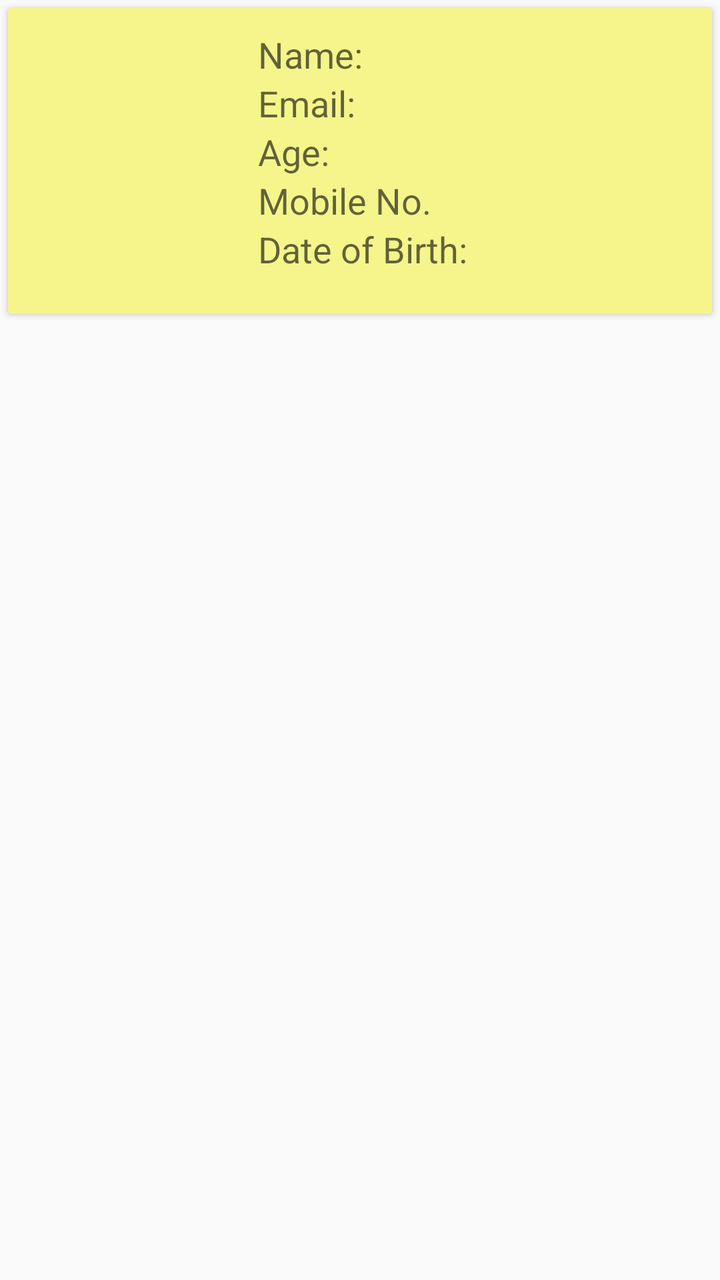
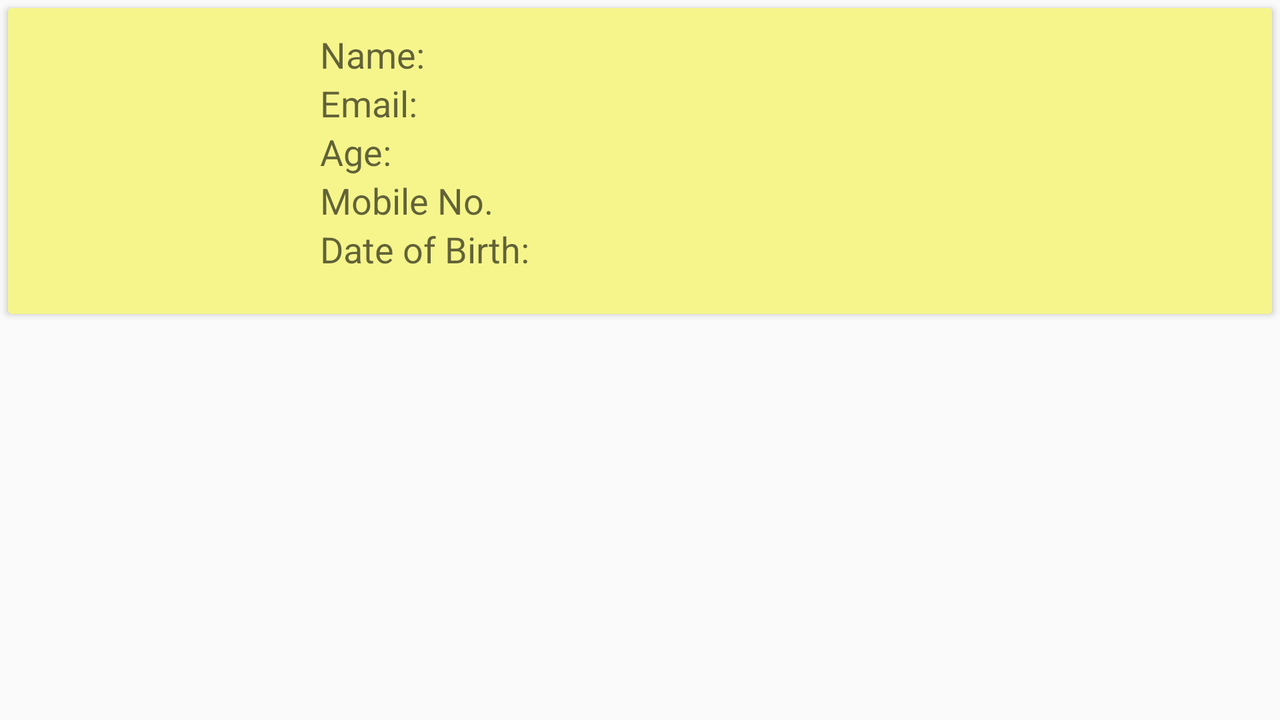

Two renders of one Android screen. The first uses the default layout on a phone; the second uses the alternative layout the repository ships for a different screen configuration, on a matching device. The two XML files are below.
<!-- AndroidManifest.xml: application theme AppTheme -->
<!-- res/layout/list_single.xml -->
<?xml version="1.0" encoding="utf-8"?>
<LinearLayout xmlns:android="http://schemas.android.com/apk/res/android"
    android:id="@+id/linearLayout"
    android:layout_width="match_parent"
    android:layout_height="wrap_content">

    <android.support.v7.widget.CardView
        android:layout_width="match_parent"
        android:layout_height="wrap_content"
        android:layout_margin="4dp"
        android:elevation="4dp"
        android:longClickable="true">

        <RelativeLayout
            android:layout_width="match_parent"
            android:layout_height="wrap_content"
            android:background="#F5F58C"
            android:padding="7dp">

            <TextView
                android:id="@+id/txtUserId"
                android:layout_width="50dp"
                android:layout_height="wrap_content"
                android:layout_alignParentStart="true"
                android:visibility="invisible" />

            <ImageView
                android:id="@+id/img"
                android:layout_width="99dp"
                android:layout_height="133dp"
                android:layout_margin="3dp"
                android:contentDescription="@string/app_name"
                android:scaleType="fitXY" />

            <TextView
                android:id="@+id/txtName"
                android:layout_width="wrap_content"
                android:layout_height="wrap_content"
                android:layout_marginStart="13dp"
                android:layout_marginTop="4dp"
                android:layout_toEndOf="@id/img"
                android:text="@string/name"
                android:textAppearance="?android:attr/textAppearanceMedium" />

            <TextView
                android:id="@+id/txtEmail"
                android:layout_width="wrap_content"
                android:layout_height="wrap_content"
                android:layout_below="@+id/txtName"
                android:layout_marginStart="13dp"
                android:layout_toEndOf="@+id/img"
                android:text="@string/email"
                android:textAppearance="?android:attr/textAppearanceMedium" />

            <TextView
                android:id="@+id/txtAge"
                android:layout_width="wrap_content"
                android:layout_height="wrap_content"
                android:layout_below="@+id/txtEmail"
                android:layout_marginStart="13dp"
                android:layout_toEndOf="@+id/img"
                android:text="@string/age"
                android:textAppearance="?android:attr/textAppearanceMedium" />


            <TextView
                android:id="@+id/txtMobNo"
                android:layout_width="wrap_content"
                android:layout_height="wrap_content"
                android:layout_below="@id/txtAge"
                android:layout_marginStart="13dp"
                android:layout_toEndOf="@id/img"
                android:text="@string/mobno"
                android:textAppearance="?android:attr/textAppearanceMedium" />

            <TextView
                android:id="@+id/txtDOB"
                android:layout_width="wrap_content"
                android:layout_height="wrap_content"
                android:layout_below="@id/txtMobNo"
                android:layout_marginStart="13dp"
                android:layout_toEndOf="@+id/img"
                android:text="@string/dob"
                android:textAppearance="?android:attr/textAppearanceMedium" />

        </RelativeLayout>
    </android.support.v7.widget.CardView>
</LinearLayout>
<!-- resources referenced by this layout -->
<resources>
  <string name="age">Age:</string>
  <string name="app_name">RememberAnyOne</string>
  <string name="dob">Date of Birth:</string>
  <string name="email">Email:</string>
  <string name="mobno">Mobile No.</string>
  <string name="name">Name:</string>
  <style name="AppTheme" parent="AppBaseTheme">
          
      </style>
  <style name="AppBaseTheme" parent="Theme.AppCompat.Light.NoActionBar">
          
      </style>
</resources>
<!-- res/layout-land/list_single.xml (the author's variant of the layout above) -->
<!-- drawn on the phone turned sideways -->
<?xml version="1.0" encoding="utf-8"?>
<LinearLayout xmlns:android="http://schemas.android.com/apk/res/android"
    android:id="@+id/linearLayout"
    android:layout_width="match_parent"
    android:layout_height="wrap_content">

    <androidx.cardview.widget.CardView
        android:layout_width="match_parent"
        android:layout_height="wrap_content"
        android:layout_margin="4dp"
        android:elevation="4dp"
        android:longClickable="true">

        <RelativeLayout
            android:layout_width="match_parent"
            android:layout_height="wrap_content"
            android:background="#F5F58C"
            android:padding="7dp">

            <androidx.appcompat.widget.AppCompatTextView
                android:id="@+id/txtUserId"
                android:layout_width="50dp"
                android:layout_height="wrap_content"
                android:layout_alignParentStart="true"
                android:visibility="invisible" />

            <androidx.appcompat.widget.AppCompatImageView
                android:id="@+id/img"
                android:layout_width="130dp"
                android:layout_height="133dp"
                android:layout_marginStart="3dp"
                android:layout_marginTop="3dp"
                android:layout_marginEnd="3dp"
                android:layout_marginBottom="3dp"
                android:contentDescription="@string/app_name"
                android:scaleType="fitXY" />

            <androidx.appcompat.widget.AppCompatTextView
                android:id="@+id/txtName"
                android:layout_width="wrap_content"
                android:layout_height="wrap_content"
                android:layout_marginStart="13dp"
                android:layout_marginTop="4dp"
                android:layout_toEndOf="@id/img"
                android:text="@string/name"
                android:textAppearance="?android:attr/textAppearanceMedium" />

            <androidx.appcompat.widget.AppCompatTextView
                android:id="@+id/txtEmail"
                android:layout_width="wrap_content"
                android:layout_height="wrap_content"
                android:layout_below="@+id/txtName"
                android:layout_marginStart="13dp"
                android:layout_toEndOf="@+id/img"
                android:text="@string/email"
                android:textAppearance="?android:attr/textAppearanceMedium" />

            <androidx.appcompat.widget.AppCompatTextView
                android:id="@+id/txtAge"
                android:layout_width="wrap_content"
                android:layout_height="wrap_content"
                android:layout_below="@+id/txtEmail"
                android:layout_marginStart="13dp"
                android:layout_toEndOf="@+id/img"
                android:text="@string/age"
                android:textAppearance="?android:attr/textAppearanceMedium" />


            <androidx.appcompat.widget.AppCompatTextView
                android:id="@+id/txtMobNo"
                android:layout_width="wrap_content"
                android:layout_height="wrap_content"
                android:layout_below="@id/txtAge"
                android:layout_marginStart="13dp"
                android:layout_toEndOf="@id/img"
                android:text="@string/mobno"
                android:textAppearance="?android:attr/textAppearanceMedium" />

            <androidx.appcompat.widget.AppCompatTextView
                android:id="@+id/txtDOB"
                android:layout_width="wrap_content"
                android:layout_height="wrap_content"
                android:layout_below="@id/txtMobNo"
                android:layout_marginStart="13dp"
                android:layout_toEndOf="@+id/img"
                android:text="@string/dob"
                android:textAppearance="?android:attr/textAppearanceMedium" />

        </RelativeLayout>
    </androidx.cardview.widget.CardView>
</LinearLayout>
